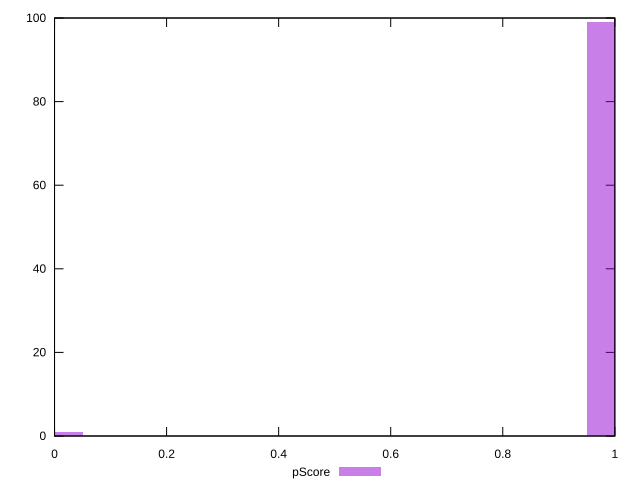

Source code (gnuplot):
reset

$pScore <<EOF
0 1
1 99
EOF

set key outside below
set boxwidth 0.1
set xrange [0:1]
set yrange [0:100]
set trange [0:100]
set style fill transparent solid 0.5 noborder
set terminal svg size 640, 490 enhanced background rgb 'white'
set output "reports/report_00033_2021-03-01T14-23-16.841Z/server-response-time/samples/astro/pScore/histogram.svg"

plot $pScore title "pScore" with boxes

reset
